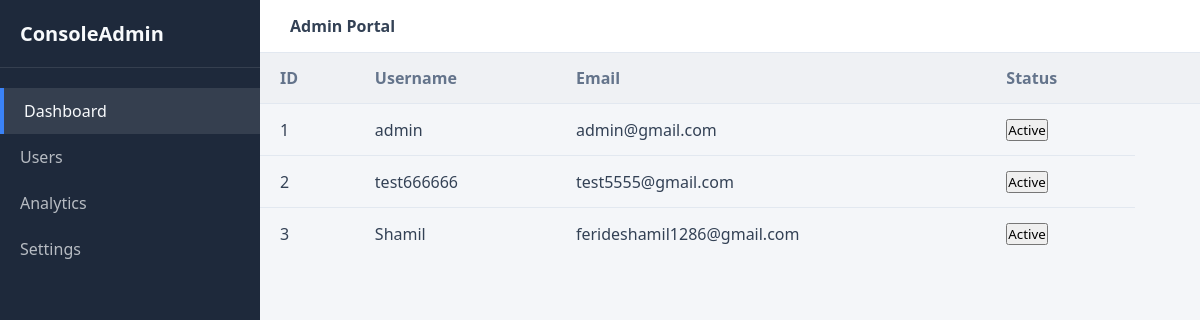
Page /admindashboard/ on the earlier database version.
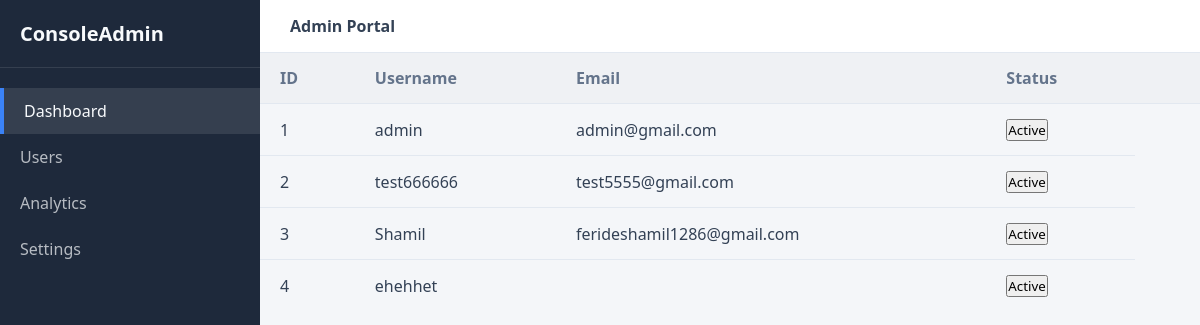
Same page on the later database version.
### users/models.py (models this page shows)
class Custom_User(AbstractUser):
    image = models.ImageField(upload_to="users/")
    phone = models.CharField(
    max_length=20,
    blank=True,
    null=True
    )

### main/views.py (the view)
# urls.py: path("admindashboard/",views.admin_dashboard,name="admindashboard"),
def admin_dashboard(request):
    users = User.objects.all()
    total_users = users.count()
    active_users = users.filter(is_active=True).count()
    context = {
        "users": users,
        "total_users": total_users,
        "active_users": active_users,
    }
    return render(request, "admin_dashboard.html", context)

### templates/admin_dashboard.html (shortened to what this page needs)
<!DOCTYPE html>
<html lang="en">
<head>
</head>
<body>
    <aside>
        <div class="sidebar-brand">ConsoleAdmin</div>
        <ul class="sidebar-menu">
            <li class="active"><a href="#">Dashboard</a></li>
            <li><a href="#">Users</a></li>
            <li><a href="#">Analytics</a></li>
            <li><a href="#">Settings</a></li>
        </ul>
    </aside>
    <main>
        <header>
            <div class="search-bar">
                <strong id="current-time">Admin Portal</strong>
            </div>
        </header>
<div class="users-table">
        <table>
            <thead>
                <tr>
                    <th>ID</th>
                    <th>Username</th>
                    <th>Email</th>
                    <th>Status</th>
                    <th></th>
                </tr>
            </thead>
            <tbody>
                {% for user in users %}
                <tr>
                    <td>{{ user.id }}</td>
                    <td>{{ user.username }}</td>
                    <td>{{ user.email }}</td>
                    <td>
                        <form method="POST"
                            action="{% url 'toggle_user_active' user.id %}">
                            {% if user.is_active %}
                                <button type="submit" class="status-btn active">
                                    Active
                                </button>
                            {% else %}
                                <button type="submit" class="status-btn inactive">
                                    Inactive
                                </button>
                            {% endif %}
                        </form>
                    </td>
                </tr>
                {% endfor %}
            </tbody>
        </table>
    </div>
    </main>
</body>
</html>

### templates/admin_dashboard.html (style rules this page uses)
:root { --bg-primary: #f4f6f9; --bg-sidebar: #1e293b; --bg-card: #ffffff; --text-main: #334155; --text-muted: #64748b; --text-light: #f8fafc; --accent: #3b82f6; --border: #e2e8f0; }
* { margin: 0; padding: 0; box-sizing: border-box; font-family: 'Segoe UI', Tahoma, Geneva, Verdana, sans-serif; }
body { background-color: var(--bg-primary); color: var(--text-main); display: flex; min-height: 100vh; transition: background-color 0.3s; }
aside { width: 260px; background-color: var(--bg-sidebar); color: var(--text-light); display: flex; flex-direction: column; transition: all 0.3s; }
.sidebar-brand { padding: 20px; font-size: 1.25rem; font-weight: bold; border-bottom: 1px solid rgba(255,255,255,0.1); }
.sidebar-menu { list-style: none; padding: 20px 0; }
.sidebar-menu li a { display: block; padding: 12px 20px; color: var(--text-light); text-decoration: none; opacity: 0.7; transition: 0.2s; }
.sidebar-menu li a:hover, .sidebar-menu li.active a { opacity: 1; background-color: rgba(255,255,255,0.1); border-left: 4px solid var(--accent); }
main { flex: 1; display: flex; flex-direction: column; overflow-x: hidden; }
header { background-color: var(--bg-card); padding: 15px 30px; display: flex; justify-content: space-between; align-items: center; border-bottom: 1px solid var(--border); }
table { width: 100%; border-collapse: collapse; text-align: left; }
th, td { padding: 14px 20px; border-bottom: 1px solid var(--border); }
th { background-color: rgba(0,0,0,0.02); color: var(--text-muted); font-weight: 600; }
tr:last-child td { border-bottom: none; }

Differences in the rows shown:
added Custom_User: id "4", username "ehehhet", is_active "Active"
